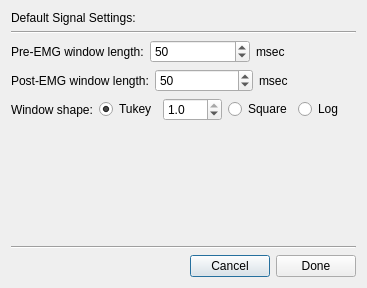
<?xml version="1.0" encoding="UTF-8"?>
<ui version="4.0">
 <class>Dialog</class>
 <widget class="QDialog" name="Dialog">
  <property name="geometry">
   <rect>
    <x>0</x>
    <y>0</y>
    <width>367</width>
    <height>288</height>
   </rect>
  </property>
  <property name="windowTitle">
   <string>Dialog</string>
  </property>
  <layout class="QVBoxLayout" name="verticalLayout">
   <item>
    <widget class="QLabel" name="label">
     <property name="text">
      <string>Default Signal Settings:</string>
     </property>
    </widget>
   </item>
   <item>
    <widget class="Line" name="line_2">
     <property name="orientation">
      <enum>Qt::Horizontal</enum>
     </property>
    </widget>
   </item>
   <item>
    <layout class="QHBoxLayout" name="horizontalLayout_3">
     <item>
      <widget class="QLabel" name="label_2">
       <property name="text">
        <string>Pre-EMG window length:</string>
       </property>
      </widget>
     </item>
     <item>
      <widget class="QSpinBox" name="spinBox_pre_window_msec">
       <property name="maximum">
        <number>1000</number>
       </property>
       <property name="value">
        <number>50</number>
       </property>
      </widget>
     </item>
     <item>
      <widget class="QLabel" name="label_3">
       <property name="text">
        <string>msec</string>
       </property>
      </widget>
     </item>
    </layout>
   </item>
   <item>
    <layout class="QHBoxLayout" name="horizontalLayout_2">
     <item>
      <widget class="QLabel" name="label_5">
       <property name="text">
        <string>Post-EMG window length:</string>
       </property>
      </widget>
     </item>
     <item>
      <widget class="QSpinBox" name="spinBox_post_window_msec">
       <property name="maximum">
        <number>1000</number>
       </property>
       <property name="value">
        <number>50</number>
       </property>
      </widget>
     </item>
     <item>
      <widget class="QLabel" name="label_4">
       <property name="text">
        <string>msec</string>
       </property>
      </widget>
     </item>
    </layout>
   </item>
   <item>
    <layout class="QHBoxLayout" name="horizontalLayout_4">
     <item>
      <widget class="QLabel" name="label_6">
       <property name="text">
        <string>Window shape:</string>
       </property>
      </widget>
     </item>
     <item>
      <widget class="QRadioButton" name="radioButton_win_shape_tukey">
       <property name="text">
        <string>Tukey</string>
       </property>
       <property name="checked">
        <bool>true</bool>
       </property>
       <attribute name="buttonGroup">
        <string notr="true">buttonGroup</string>
       </attribute>
      </widget>
     </item>
     <item>
      <widget class="QDoubleSpinBox" name="doubleSpinBox_tukey_param">
       <property name="decimals">
        <number>1</number>
       </property>
       <property name="maximum">
        <double>1.000000000000000</double>
       </property>
       <property name="singleStep">
        <double>0.100000000000000</double>
       </property>
       <property name="value">
        <double>1.000000000000000</double>
       </property>
      </widget>
     </item>
     <item>
      <widget class="QRadioButton" name="radioButton_win_shape_square">
       <property name="text">
        <string>Square</string>
       </property>
       <attribute name="buttonGroup">
        <string notr="true">buttonGroup</string>
       </attribute>
      </widget>
     </item>
     <item>
      <widget class="QRadioButton" name="radioButton_win_shape_log">
       <property name="text">
        <string>Log</string>
       </property>
       <attribute name="buttonGroup">
        <string notr="true">buttonGroup</string>
       </attribute>
      </widget>
     </item>
    </layout>
   </item>
   <item>
    <spacer name="verticalSpacer">
     <property name="orientation">
      <enum>Qt::Vertical</enum>
     </property>
     <property name="sizeHint" stdset="0">
      <size>
       <width>20</width>
       <height>96</height>
      </size>
     </property>
    </spacer>
   </item>
   <item>
    <widget class="Line" name="line">
     <property name="orientation">
      <enum>Qt::Horizontal</enum>
     </property>
    </widget>
   </item>
   <item>
    <layout class="QHBoxLayout" name="horizontalLayout">
     <item>
      <spacer name="horizontalSpacer">
       <property name="orientation">
        <enum>Qt::Horizontal</enum>
       </property>
       <property name="sizeHint" stdset="0">
        <size>
         <width>40</width>
         <height>20</height>
        </size>
       </property>
      </spacer>
     </item>
     <item>
      <widget class="QPushButton" name="pushButton_cancel">
       <property name="text">
        <string>Cancel</string>
       </property>
      </widget>
     </item>
     <item>
      <widget class="QPushButton" name="pushButton_done">
       <property name="text">
        <string>Done</string>
       </property>
      </widget>
     </item>
    </layout>
   </item>
  </layout>
 </widget>
 <resources/>
 <connections>
  <connection>
   <sender>pushButton_cancel</sender>
   <signal>clicked()</signal>
   <receiver>Dialog</receiver>
   <slot>deleteLater()</slot>
   <hints>
    <hint type="sourcelabel">
     <x>295</x>
     <y>312</y>
    </hint>
    <hint type="destinationlabel">
     <x>336</x>
     <y>245</y>
    </hint>
   </hints>
  </connection>
 </connections>
 <buttongroups>
  <buttongroup name="buttonGroup"/>
 </buttongroups>
</ui>
